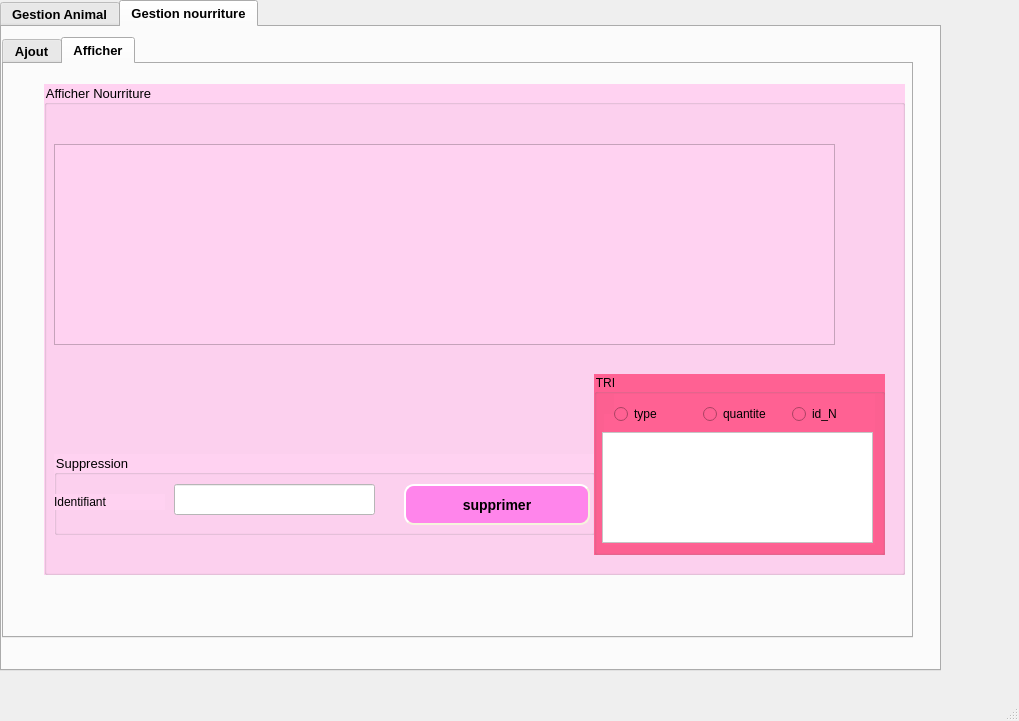
<?xml version="1.0" encoding="UTF-8"?>
<ui version="4.0">
 <class>MainWindow</class>
 <widget class="QMainWindow" name="MainWindow">
  <property name="geometry">
   <rect>
    <x>0</x>
    <y>0</y>
    <width>1019</width>
    <height>721</height>
   </rect>
  </property>
  <property name="windowTitle">
   <string>MainWindow</string>
  </property>
  <widget class="QWidget" name="centralwidget">
   <widget class="QTabWidget" name="tabWidget">
    <property name="geometry">
     <rect>
      <x>0</x>
      <y>0</y>
      <width>941</width>
      <height>671</height>
     </rect>
    </property>
    <property name="font">
     <font>
      <pointsize>10</pointsize>
      <weight>75</weight>
      <bold>true</bold>
     </font>
    </property>
    <property name="currentIndex">
     <number>1</number>
    </property>
    <widget class="QWidget" name="tab">
     <attribute name="title">
      <string>Gestion Animal</string>
     </attribute>
     <widget class="QTabWidget" name="tabWidget_3">
      <property name="geometry">
       <rect>
        <x>20</x>
        <y>20</y>
        <width>911</width>
        <height>631</height>
       </rect>
      </property>
      <property name="font">
       <font>
        <pointsize>10</pointsize>
        <weight>75</weight>
        <bold>true</bold>
       </font>
      </property>
      <property name="currentIndex">
       <number>1</number>
      </property>
      <widget class="QWidget" name="tab_5">
       <attribute name="title">
        <string>Ajout</string>
       </attribute>
       <widget class="QGroupBox" name="groupBox_4">
        <property name="geometry">
         <rect>
          <x>20</x>
          <y>20</y>
          <width>891</width>
          <height>511</height>
         </rect>
        </property>
        <property name="styleSheet">
         <string notr="true">background-color: rgb(255, 210, 241);
font: 10pt &quot;MS Shell Dlg 2&quot;;
</string>
        </property>
        <property name="title">
         <string>Ajout</string>
        </property>
        <widget class="QLineEdit" name="lineEdit_id">
         <property name="geometry">
          <rect>
           <x>90</x>
           <y>50</y>
           <width>311</width>
           <height>27</height>
          </rect>
         </property>
         <property name="styleSheet">
          <string notr="true">background-color:rgb(255, 255, 255);</string>
         </property>
        </widget>
        <widget class="QLabel" name="label_20">
         <property name="geometry">
          <rect>
           <x>20</x>
           <y>50</y>
           <width>56</width>
           <height>16</height>
          </rect>
         </property>
         <property name="text">
          <string>id_A</string>
         </property>
        </widget>
        <widget class="QLabel" name="label_21">
         <property name="geometry">
          <rect>
           <x>20</x>
           <y>300</y>
           <width>56</width>
           <height>16</height>
          </rect>
         </property>
         <property name="text">
          <string>age</string>
         </property>
        </widget>
        <widget class="QLabel" name="label_22">
         <property name="geometry">
          <rect>
           <x>20</x>
           <y>350</y>
           <width>56</width>
           <height>16</height>
          </rect>
         </property>
         <property name="text">
          <string>poid</string>
         </property>
        </widget>
        <widget class="QLabel" name="label_23">
         <property name="geometry">
          <rect>
           <x>20</x>
           <y>200</y>
           <width>56</width>
           <height>16</height>
          </rect>
         </property>
         <property name="text">
          <string>prenom</string>
         </property>
        </widget>
        <widget class="QLabel" name="label_24">
         <property name="geometry">
          <rect>
           <x>20</x>
           <y>250</y>
           <width>56</width>
           <height>16</height>
          </rect>
         </property>
         <property name="text">
          <string>etat</string>
         </property>
        </widget>
        <widget class="QLabel" name="label_25">
         <property name="geometry">
          <rect>
           <x>20</x>
           <y>100</y>
           <width>56</width>
           <height>16</height>
          </rect>
         </property>
         <property name="text">
          <string>type</string>
         </property>
        </widget>
        <widget class="QLabel" name="label_26">
         <property name="geometry">
          <rect>
           <x>20</x>
           <y>150</y>
           <width>56</width>
           <height>16</height>
          </rect>
         </property>
         <property name="text">
          <string>race</string>
         </property>
        </widget>
        <widget class="QLineEdit" name="le_type">
         <property name="geometry">
          <rect>
           <x>90</x>
           <y>100</y>
           <width>311</width>
           <height>27</height>
          </rect>
         </property>
         <property name="styleSheet">
          <string notr="true">background-color:rgb(255, 255, 255);</string>
         </property>
        </widget>
        <widget class="QLineEdit" name="le_race">
         <property name="geometry">
          <rect>
           <x>90</x>
           <y>150</y>
           <width>311</width>
           <height>27</height>
          </rect>
         </property>
         <property name="styleSheet">
          <string notr="true">background-color:rgb(255, 255, 255);</string>
         </property>
        </widget>
        <widget class="QLineEdit" name="le_prenom">
         <property name="geometry">
          <rect>
           <x>90</x>
           <y>200</y>
           <width>311</width>
           <height>27</height>
          </rect>
         </property>
         <property name="styleSheet">
          <string notr="true">background-color:rgb(255, 255, 255);</string>
         </property>
        </widget>
        <widget class="QLineEdit" name="le_age">
         <property name="geometry">
          <rect>
           <x>90</x>
           <y>300</y>
           <width>311</width>
           <height>27</height>
          </rect>
         </property>
         <property name="styleSheet">
          <string notr="true">background-color:rgb(255, 255, 255);</string>
         </property>
        </widget>
        <widget class="QLineEdit" name="le_poid">
         <property name="geometry">
          <rect>
           <x>90</x>
           <y>350</y>
           <width>311</width>
           <height>27</height>
          </rect>
         </property>
         <property name="styleSheet">
          <string notr="true">background-color:rgb(255, 255, 255);</string>
         </property>
        </widget>
        <widget class="QLineEdit" name="lineEdit_id_3">
         <property name="geometry">
          <rect>
           <x>90</x>
           <y>400</y>
           <width>311</width>
           <height>27</height>
          </rect>
         </property>
         <property name="styleSheet">
          <string notr="true">background-color:rgb(255, 255, 255);</string>
         </property>
        </widget>
        <widget class="QComboBox" name="comboBox">
         <property name="geometry">
          <rect>
           <x>90</x>
           <y>250</y>
           <width>311</width>
           <height>31</height>
          </rect>
         </property>
         <item>
          <property name="text">
           <string>Animal malade</string>
          </property>
         </item>
         <item>
          <property name="text">
           <string>Animal en bonne sante</string>
          </property>
         </item>
        </widget>
        <widget class="QLabel" name="label_27">
         <property name="geometry">
          <rect>
           <x>20</x>
           <y>400</y>
           <width>56</width>
           <height>16</height>
          </rect>
         </property>
         <property name="text">
          <string>id_N</string>
         </property>
        </widget>
        <widget class="QPushButton" name="pb_ajouter">
         <property name="geometry">
          <rect>
           <x>490</x>
           <y>150</y>
           <width>186</width>
           <height>41</height>
          </rect>
         </property>
         <property name="styleSheet">
          <string notr="true">background-color:rgb(255, 133, 235);
     border-style: outset;
     border-width: 2px;
     border-radius: 10px;
     border-color: beige;
     font: bold 14px;
     min-width: 10em;
     padding: 6px;</string>
         </property>
         <property name="text">
          <string>ajouter</string>
         </property>
        </widget>
        <widget class="QPushButton" name="pb_modifier">
         <property name="geometry">
          <rect>
           <x>520</x>
           <y>210</y>
           <width>186</width>
           <height>41</height>
          </rect>
         </property>
         <property name="styleSheet">
          <string notr="true">background-color:rgb(255, 133, 235);
     border-style: outset;
     border-width: 2px;
     border-radius: 10px;
     border-color: beige;
     font: bold 14px;
     min-width: 10em;
     padding: 6px;</string>
         </property>
         <property name="text">
          <string>modifier</string>
         </property>
        </widget>
        <widget class="QPushButton" name="reset">
         <property name="geometry">
          <rect>
           <x>550</x>
           <y>260</y>
           <width>186</width>
           <height>41</height>
          </rect>
         </property>
         <property name="styleSheet">
          <string notr="true">background-color:rgb(255, 133, 235);
     border-style: outset;
     border-width: 2px;
     border-radius: 10px;
     border-color: beige;
     font: bold 14px;
     min-width: 10em;
     padding: 6px;</string>
         </property>
         <property name="text">
          <string>reset</string>
         </property>
        </widget>
       </widget>
      </widget>
      <widget class="QWidget" name="tab_6">
       <attribute name="title">
        <string>Afficher</string>
       </attribute>
       <widget class="QGroupBox" name="groupBox_5">
        <property name="geometry">
         <rect>
          <x>20</x>
          <y>20</y>
          <width>871</width>
          <height>571</height>
         </rect>
        </property>
        <property name="styleSheet">
         <string notr="true">background-color: rgb(255, 210, 241);
font: 10pt &quot;MS Shell Dlg 2&quot;;</string>
        </property>
        <property name="title">
         <string>Afficher Animal</string>
        </property>
        <widget class="QPushButton" name="exporter">
         <property name="geometry">
          <rect>
           <x>640</x>
           <y>390</y>
           <width>186</width>
           <height>30</height>
          </rect>
         </property>
         <property name="styleSheet">
          <string notr="true">background-color:rgb(255, 133, 235);
     border-style: outset;
     border-width: 2px;
     border-radius: 10px;
     border-color: beige;
     font: bold 14px;
     min-width: 10em;
     padding: 6px;
</string>
         </property>
         <property name="text">
          <string>PDF</string>
         </property>
        </widget>
        <widget class="QPushButton" name="stat">
         <property name="geometry">
          <rect>
           <x>20</x>
           <y>390</y>
           <width>186</width>
           <height>30</height>
          </rect>
         </property>
         <property name="styleSheet">
          <string notr="true">background-color:rgb(255, 133, 235);
     border-style: outset;
     border-width: 2px;
     border-radius: 10px;
     border-color: beige;
     font: bold 14px;
     min-width: 10em;
     padding: 6px;
</string>
         </property>
         <property name="text">
          <string>stat</string>
         </property>
        </widget>
        <widget class="QTableView" name="tab_animal">
         <property name="geometry">
          <rect>
           <x>20</x>
           <y>170</y>
           <width>831</width>
           <height>211</height>
          </rect>
         </property>
         <property name="acceptDrops">
          <bool>false</bool>
         </property>
         <property name="styleSheet">
          <string notr="true">QWidget {
    background-color:rgb(255, 255, 255);
    color:rgb(0, 0, 0);
}

QHeaderView::section {
    background-color: rgb(255, 128, 200);
    padding: 4px;
    border: 1px solid #fffff8;
    font-size: 12pt;
}

QTableWidget {
    gridline-color: rgb(255, 128, 200);
    font-size: 12pt;
}

QTableWidget QTableCornerButton::section {
    background-color: rgb(0, 0, 0);
    border: 1px solid #fffff8;
}selection-background-color: qlineargradient(x1: 0, y1: 0, x2: 0.5, y2: 0.5,
                                 stop: 0 #FF92BB, stop: 1 white);</string>
         </property>
        </widget>
        <widget class="QWidget" name="layoutWidget_2">
         <property name="geometry">
          <rect>
           <x>80</x>
           <y>39</y>
           <width>701</width>
           <height>130</height>
          </rect>
         </property>
         <layout class="QHBoxLayout" name="horizontalLayout_3">
          <item>
           <layout class="QFormLayout" name="formLayout_6">
            <item row="0" column="0">
             <widget class="QLabel" name="label_28">
              <property name="text">
               <string/>
              </property>
             </widget>
            </item>
            <item row="1" column="0">
             <widget class="QLabel" name="label_29">
              <property name="text">
               <string>Age</string>
              </property>
             </widget>
            </item>
            <item row="2" column="0">
             <widget class="QLabel" name="label_30">
              <property name="text">
               <string>Type</string>
              </property>
             </widget>
            </item>
            <item row="3" column="0">
             <widget class="QLabel" name="label_31">
              <property name="text">
               <string>Etat</string>
              </property>
             </widget>
            </item>
            <item row="0" column="1">
             <layout class="QHBoxLayout" name="horizontalLayout_7">
              <item>
               <widget class="QCheckBox" name="checkBox_age">
                <property name="text">
                 <string>Age</string>
                </property>
               </widget>
              </item>
              <item>
               <widget class="QCheckBox" name="checkBox_type">
                <property name="text">
                 <string>Type</string>
                </property>
               </widget>
              </item>
              <item>
               <widget class="QCheckBox" name="checkBox_etat">
                <property name="text">
                 <string>Etat</string>
                </property>
               </widget>
              </item>
             </layout>
            </item>
            <item row="1" column="1">
             <widget class="QLineEdit" name="rech_age">
              <property name="styleSheet">
               <string notr="true">background-color: rgb(220, 254, 255);
background-color: rgb(221, 255, 253);</string>
              </property>
             </widget>
            </item>
            <item row="2" column="1">
             <widget class="QLineEdit" name="rech_type">
              <property name="styleSheet">
               <string notr="true">background-color: rgb(220, 254, 255);
background-color: rgb(221, 255, 253);</string>
              </property>
             </widget>
            </item>
            <item row="3" column="1">
             <widget class="QComboBox" name="rech_etat">
              <property name="styleSheet">
               <string notr="true">background-color: rgb(251, 255, 176);</string>
              </property>
              <item>
               <property name="text">
                <string>Animal malade</string>
               </property>
              </item>
              <item>
               <property name="text">
                <string>Animal en bonne sante</string>
               </property>
              </item>
             </widget>
            </item>
           </layout>
          </item>
          <item>
           <widget class="QPushButton" name="rechercher_anim">
            <property name="styleSheet">
             <string notr="true">background-color:rgb(255, 133, 235);
     border-style: outset;
     border-width: 2px;
     border-radius: 10px;
     border-color: beige;
     font: bold 14px;
     min-width: 10em;
     padding: 6px;</string>
            </property>
            <property name="text">
             <string>Rechercher</string>
            </property>
           </widget>
          </item>
          <item>
           <widget class="QPushButton" name="reafficher_anim">
            <property name="styleSheet">
             <string notr="true">background-color:rgb(255, 133, 235);
     border-style: outset;
     border-width: 2px;
     border-radius: 10px;
     border-color: beige;
     font: bold 14px;
     min-width: 10em;
     padding: 6px;
</string>
            </property>
            <property name="text">
             <string>Réafficher</string>
            </property>
           </widget>
          </item>
          <item>
           <layout class="QVBoxLayout" name="verticalLayout_12"/>
          </item>
         </layout>
        </widget>
        <widget class="QGroupBox" name="groupBox_6">
         <property name="geometry">
          <rect>
           <x>50</x>
           <y>470</y>
           <width>591</width>
           <height>80</height>
          </rect>
         </property>
         <property name="title">
          <string>Suppression</string>
         </property>
         <widget class="QPushButton" name="pb_supprimer">
          <property name="geometry">
           <rect>
            <x>350</x>
            <y>30</y>
            <width>186</width>
            <height>31</height>
           </rect>
          </property>
          <property name="styleSheet">
           <string notr="true">background-color:rgb(255, 133, 235);
     border-style: outset;
     border-width: 2px;
     border-radius: 10px;
     border-color: beige;
     font: bold 14px;
     min-width: 10em;
     padding: 6px;</string>
          </property>
          <property name="text">
           <string>supprimer</string>
          </property>
         </widget>
         <widget class="QLabel" name="label_32">
          <property name="geometry">
           <rect>
            <x>0</x>
            <y>40</y>
            <width>111</width>
            <height>16</height>
           </rect>
          </property>
          <property name="text">
           <string>Identifiant</string>
          </property>
         </widget>
         <widget class="QLineEdit" name="le_id_supp">
          <property name="geometry">
           <rect>
            <x>120</x>
            <y>30</y>
            <width>201</width>
            <height>31</height>
           </rect>
          </property>
          <property name="styleSheet">
           <string notr="true">background-color:rgb(255, 255, 255);</string>
          </property>
         </widget>
        </widget>
       </widget>
      </widget>
     </widget>
    </widget>
    <widget class="QWidget" name="tab_2">
     <attribute name="title">
      <string>Gestion nourriture</string>
     </attribute>
     <widget class="QTabWidget" name="tabWidget_2">
      <property name="geometry">
       <rect>
        <x>0</x>
        <y>10</y>
        <width>911</width>
        <height>601</height>
       </rect>
      </property>
      <property name="currentIndex">
       <number>1</number>
      </property>
      <widget class="QWidget" name="tab_3">
       <attribute name="title">
        <string>Ajout</string>
       </attribute>
       <widget class="QGroupBox" name="groupBox">
        <property name="geometry">
         <rect>
          <x>60</x>
          <y>40</y>
          <width>831</width>
          <height>491</height>
         </rect>
        </property>
        <property name="font">
         <font>
          <family>MS Shell Dlg 2</family>
          <pointsize>10</pointsize>
          <weight>50</weight>
          <italic>false</italic>
          <bold>false</bold>
         </font>
        </property>
        <property name="styleSheet">
         <string notr="true">background-color: rgb(255, 210, 241);
font: 10pt &quot;MS Shell Dlg 2&quot;;</string>
        </property>
        <property name="title">
         <string>Ajout</string>
        </property>
        <widget class="QLineEdit" name="lineEdit_id_2">
         <property name="geometry">
          <rect>
           <x>160</x>
           <y>130</y>
           <width>261</width>
           <height>27</height>
          </rect>
         </property>
         <property name="styleSheet">
          <string notr="true">background-color:rgb(255, 255, 255);</string>
         </property>
        </widget>
        <widget class="QLabel" name="label">
         <property name="geometry">
          <rect>
           <x>20</x>
           <y>130</y>
           <width>111</width>
           <height>16</height>
          </rect>
         </property>
         <property name="text">
          <string>id_N</string>
         </property>
        </widget>
        <widget class="QLabel" name="label_2">
         <property name="geometry">
          <rect>
           <x>10</x>
           <y>190</y>
           <width>121</width>
           <height>16</height>
          </rect>
         </property>
         <property name="text">
          <string>Consommateur</string>
         </property>
        </widget>
        <widget class="QLabel" name="label_3">
         <property name="geometry">
          <rect>
           <x>20</x>
           <y>240</y>
           <width>71</width>
           <height>21</height>
          </rect>
         </property>
         <property name="text">
          <string>Type</string>
         </property>
        </widget>
        <widget class="QLabel" name="label_4">
         <property name="geometry">
          <rect>
           <x>20</x>
           <y>290</y>
           <width>56</width>
           <height>16</height>
          </rect>
         </property>
         <property name="text">
          <string>Marque</string>
         </property>
        </widget>
        <widget class="QLabel" name="label_5">
         <property name="geometry">
          <rect>
           <x>20</x>
           <y>340</y>
           <width>81</width>
           <height>16</height>
          </rect>
         </property>
         <property name="text">
          <string>Quantite</string>
         </property>
        </widget>
        <widget class="QLineEdit" name="le_consommateur">
         <property name="geometry">
          <rect>
           <x>160</x>
           <y>190</y>
           <width>261</width>
           <height>27</height>
          </rect>
         </property>
         <property name="styleSheet">
          <string notr="true">background-color:rgb(255, 255, 255);</string>
         </property>
        </widget>
        <widget class="QLineEdit" name="le_type_2">
         <property name="geometry">
          <rect>
           <x>160</x>
           <y>240</y>
           <width>261</width>
           <height>27</height>
          </rect>
         </property>
         <property name="styleSheet">
          <string notr="true">background-color:rgb(255, 255, 255);</string>
         </property>
        </widget>
        <widget class="QLineEdit" name="le_marque">
         <property name="geometry">
          <rect>
           <x>160</x>
           <y>290</y>
           <width>261</width>
           <height>27</height>
          </rect>
         </property>
         <property name="styleSheet">
          <string notr="true">background-color:rgb(255, 255, 255);</string>
         </property>
        </widget>
        <widget class="QLineEdit" name="le_quantite">
         <property name="geometry">
          <rect>
           <x>160</x>
           <y>340</y>
           <width>261</width>
           <height>27</height>
          </rect>
         </property>
         <property name="styleSheet">
          <string notr="true">background-color:rgb(255, 255, 255);</string>
         </property>
        </widget>
        <widget class="QPushButton" name="pb_ajouter_2">
         <property name="geometry">
          <rect>
           <x>480</x>
           <y>190</y>
           <width>186</width>
           <height>31</height>
          </rect>
         </property>
         <property name="styleSheet">
          <string notr="true">background-color:rgb(255, 133, 235);
     border-style: outset;
     border-width: 2px;
     border-radius: 10px;
     border-color: beige;
     font: bold 14px;
     min-width: 10em;
     padding: 6px;</string>
         </property>
         <property name="text">
          <string>Ajouter</string>
         </property>
        </widget>
        <widget class="QPushButton" name="pb_modifier_2">
         <property name="geometry">
          <rect>
           <x>480</x>
           <y>250</y>
           <width>186</width>
           <height>31</height>
          </rect>
         </property>
         <property name="styleSheet">
          <string notr="true">background-color:rgb(255, 133, 235);
     border-style: outset;
     border-width: 2px;
     border-radius: 10px;
     border-color: beige;
     font: bold 14px;
     min-width: 10em;
     padding: 6px;</string>
         </property>
         <property name="text">
          <string>Modifier</string>
         </property>
        </widget>
        <widget class="QPushButton" name="reset_2">
         <property name="geometry">
          <rect>
           <x>480</x>
           <y>310</y>
           <width>186</width>
           <height>31</height>
          </rect>
         </property>
         <property name="styleSheet">
          <string notr="true">background-color:rgb(255, 133, 235);
     border-style: outset;
     border-width: 2px;
     border-radius: 10px;
     border-color: beige;
     font: bold 14px;
     min-width: 10em;
     padding: 6px;</string>
         </property>
         <property name="text">
          <string>Reset</string>
         </property>
        </widget>
       </widget>
      </widget>
      <widget class="QWidget" name="tab_4">
       <attribute name="title">
        <string>Afficher</string>
       </attribute>
       <widget class="QGroupBox" name="groupBox_2">
        <property name="geometry">
         <rect>
          <x>40</x>
          <y>20</y>
          <width>861</width>
          <height>491</height>
         </rect>
        </property>
        <property name="font">
         <font>
          <family>MS Shell Dlg 2</family>
          <pointsize>10</pointsize>
          <weight>50</weight>
          <italic>false</italic>
          <bold>false</bold>
         </font>
        </property>
        <property name="styleSheet">
         <string notr="true">background-color: rgb(255, 210, 241);
font: 10pt &quot;MS Shell Dlg 2&quot;;</string>
        </property>
        <property name="title">
         <string>Afficher Nourriture</string>
        </property>
        <widget class="QTableView" name="tab_nourriture">
         <property name="geometry">
          <rect>
           <x>10</x>
           <y>60</y>
           <width>781</width>
           <height>201</height>
          </rect>
         </property>
         <property name="acceptDrops">
          <bool>false</bool>
         </property>
         <property name="styleSheet">
          <string notr="true">QWidget {
    background-color:rgb(255, 255, 255);
    color:rgb(0, 0, 0);
}

QHeaderView::section {
    background-color: rgb(255, 128, 200);
    padding: 4px;
    border: 1px solid #fffff8;
    font-size: 12pt;
}

QTableWidget {
    gridline-color: rgb(255, 128, 200);
    font-size: 12pt;
}

QTableWidget QTableCornerButton::section {
    background-color: rgb(0, 0, 0);
    border: 4px solid #fffff8;
}
selection-background-color: qlineargradient(x1: 0, y1: 0, x2: 0.5, y2: 0.5,
                                 stop: 0 #FF92BB, stop: 1 white);</string>
         </property>
        </widget>
        <widget class="QGroupBox" name="groupBox_3">
         <property name="geometry">
          <rect>
           <x>10</x>
           <y>370</y>
           <width>541</width>
           <height>81</height>
          </rect>
         </property>
         <property name="font">
          <font>
           <family>MS Shell Dlg 2</family>
           <pointsize>10</pointsize>
           <weight>50</weight>
           <italic>false</italic>
           <bold>false</bold>
          </font>
         </property>
         <property name="title">
          <string>Suppression</string>
         </property>
         <widget class="QPushButton" name="pb_supprimer_2">
          <property name="geometry">
           <rect>
            <x>350</x>
            <y>30</y>
            <width>186</width>
            <height>41</height>
           </rect>
          </property>
          <property name="font">
           <font>
            <family>MS Shell Dlg 2</family>
            <pointsize>-1</pointsize>
            <weight>75</weight>
            <italic>false</italic>
            <bold>true</bold>
           </font>
          </property>
          <property name="styleSheet">
           <string notr="true">background-color:rgb(255, 133, 235);
     border-style: outset;
     border-width: 2px;
     border-radius: 10px;
     border-color: beige;
     font: bold 14px;
     min-width: 10em;
     padding: 6px;</string>
          </property>
          <property name="text">
           <string>supprimer</string>
          </property>
         </widget>
         <widget class="QLabel" name="label_10">
          <property name="geometry">
           <rect>
            <x>0</x>
            <y>40</y>
            <width>111</width>
            <height>16</height>
           </rect>
          </property>
          <property name="text">
           <string>Identifiant</string>
          </property>
         </widget>
         <widget class="QLineEdit" name="le_id_supp_2">
          <property name="geometry">
           <rect>
            <x>120</x>
            <y>30</y>
            <width>201</width>
            <height>31</height>
           </rect>
          </property>
          <property name="palette">
           <palette>
            <active>
             <colorrole role="Button">
              <brush brushstyle="SolidPattern">
               <color alpha="255">
                <red>255</red>
                <green>255</green>
                <blue>255</blue>
               </color>
              </brush>
             </colorrole>
             <colorrole role="Base">
              <brush brushstyle="SolidPattern">
               <color alpha="255">
                <red>255</red>
                <green>255</green>
                <blue>255</blue>
               </color>
              </brush>
             </colorrole>
             <colorrole role="Window">
              <brush brushstyle="SolidPattern">
               <color alpha="255">
                <red>255</red>
                <green>255</green>
                <blue>255</blue>
               </color>
              </brush>
             </colorrole>
            </active>
            <inactive>
             <colorrole role="Button">
              <brush brushstyle="SolidPattern">
               <color alpha="255">
                <red>255</red>
                <green>255</green>
                <blue>255</blue>
               </color>
              </brush>
             </colorrole>
             <colorrole role="Base">
              <brush brushstyle="SolidPattern">
               <color alpha="255">
                <red>255</red>
                <green>255</green>
                <blue>255</blue>
               </color>
              </brush>
             </colorrole>
             <colorrole role="Window">
              <brush brushstyle="SolidPattern">
               <color alpha="255">
                <red>255</red>
                <green>255</green>
                <blue>255</blue>
               </color>
              </brush>
             </colorrole>
            </inactive>
            <disabled>
             <colorrole role="Button">
              <brush brushstyle="SolidPattern">
               <color alpha="255">
                <red>255</red>
                <green>255</green>
                <blue>255</blue>
               </color>
              </brush>
             </colorrole>
             <colorrole role="Base">
              <brush brushstyle="SolidPattern">
               <color alpha="255">
                <red>255</red>
                <green>255</green>
                <blue>255</blue>
               </color>
              </brush>
             </colorrole>
             <colorrole role="Window">
              <brush brushstyle="SolidPattern">
               <color alpha="255">
                <red>255</red>
                <green>255</green>
                <blue>255</blue>
               </color>
              </brush>
             </colorrole>
            </disabled>
           </palette>
          </property>
          <property name="styleSheet">
           <string notr="true">background-color: rgb(255, 255, 255);</string>
          </property>
         </widget>
        </widget>
        <widget class="QGroupBox" name="groupBox_7">
         <property name="geometry">
          <rect>
           <x>550</x>
           <y>290</y>
           <width>291</width>
           <height>181</height>
          </rect>
         </property>
         <property name="styleSheet">
          <string notr="true">background-color: rgb(255, 97, 147);</string>
         </property>
         <property name="title">
          <string>TRI</string>
         </property>
         <widget class="QWidget" name="verticalLayoutWidget_7">
          <property name="geometry">
           <rect>
            <x>10</x>
            <y>40</y>
            <width>271</width>
            <height>131</height>
           </rect>
          </property>
          <layout class="QVBoxLayout" name="verticalLayout_7"/>
         </widget>
         <widget class="QWidget" name="horizontalLayoutWidget_8">
          <property name="geometry">
           <rect>
            <x>20</x>
            <y>20</y>
            <width>261</width>
            <height>41</height>
           </rect>
          </property>
          <layout class="QHBoxLayout" name="horizontalLayout_8">
           <item>
            <widget class="QRadioButton" name="radioButton_type">
             <property name="text">
              <string>type</string>
             </property>
            </widget>
           </item>
           <item>
            <widget class="QRadioButton" name="radioButton_quantite">
             <property name="text">
              <string>quantite</string>
             </property>
            </widget>
           </item>
           <item>
            <widget class="QRadioButton" name="radioButton_id">
             <property name="text">
              <string>id_N</string>
             </property>
            </widget>
           </item>
          </layout>
         </widget>
         <widget class="QTableView" name="tableViewT">
          <property name="geometry">
           <rect>
            <x>8</x>
            <y>58</y>
            <width>271</width>
            <height>111</height>
           </rect>
          </property>
          <property name="styleSheet">
           <string notr="true">background-color: rgb(255, 255, 255);
</string>
          </property>
         </widget>
        </widget>
       </widget>
      </widget>
     </widget>
    </widget>
   </widget>
  </widget>
  <widget class="QMenuBar" name="menubar">
   <property name="geometry">
    <rect>
     <x>0</x>
     <y>0</y>
     <width>1019</width>
     <height>26</height>
    </rect>
   </property>
  </widget>
  <widget class="QStatusBar" name="statusbar"/>
 </widget>
 <resources/>
 <connections/>
</ui>
